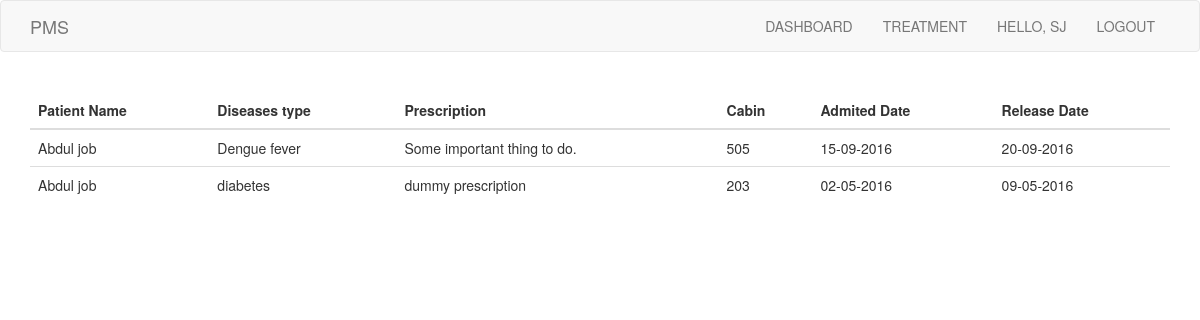
/doctor-dashboard.php, run on the app's committed database.
### tables this page shows
CREATE TABLE `doctor` (
  `Doctor_Name` varchar(100) DEFAULT NULL,
  `d_mail` varchar(100) NOT NULL,
  `d_passw` varchar(100) NOT NULL,
  `D_id` char(9) NOT NULL,
  `Phone_No` char(11) DEFAULT NULL,
  `Department` varchar(11) DEFAULT NULL,
  `Gender` varchar(6) DEFAULT NULL
);

CREATE TABLE `treatment_info` (
  `p_id` char(10) NOT NULL,
  `d_id` char(9) NOT NULL,
  `Diseases_type` varchar(100) NOT NULL,
  `Admited_Date` varchar(50) NOT NULL,
  `cabin_no` varchar(5) NOT NULL,
  `prescription` varchar(500) NOT NULL,
  `release_date` varchar(50) NOT NULL
);

CREATE TABLE `patient` (
  `Name` varchar(100) DEFAULT NULL,
  `p_mail` varchar(100) NOT NULL,
  `p_passw` varchar(100) NOT NULL,
  `P_id` char(10) NOT NULL,
  `Contract_No` char(15) DEFAULT NULL,
  `Gender` varchar(7) DEFAULT NULL,
  `age` varchar(50) DEFAULT NULL,
  `Did` char(9) DEFAULT NULL
);

### doctor-dashboard.php (the view, shortened to what this page needs)
<?php
$mail=$_SESSION["login_data"];
$servername = "localhost";
$username = "root";
$password = "";
$dbname = "hospital_management";
$conn = new mysqli($servername, $username, $password, $dbname);
$sql = "SELECT * FROM doctor WHERE d_mail='$mail'";
$result = $conn->query($sql);
?>
<!DOCTYPE html>
<html lang="en">
<head>
    <link href="css/bootstrap.min.css" rel="stylesheet">
    <link href="css/style.css" rel="stylesheet">
</head>
<body>
<nav class="navbar navbar-default">
    <div class="container">
        <div class="navbar-header">
            <a class="navbar-brand" href="#">
                PMS
            </a>
        </div>
        <div class="collapse navbar-collapse" id="bs-example-navbar-collapse-1">
            <ul class="nav navbar-nav navbar-right text-uppercase">
                <li><a href="doctor-dashboard.php">Dashboard</a></li>
                <li><a href="treatment.php">Treatment</a></li>
                <?php if ($result->num_rows > 0) {
                    $row = $result->fetch_assoc();
                    ?>
                    <li>
                        <a href="#">Hello, <span><?php echo $row["Doctor_Name"] ?></span></a>
                    </li>
                <?php } ?>
                <li><a href="index.php">Logout</a></li>
            </ul>
        </div>
    </div>
</nav>
<?php
$sql = "select * FROM treatment_info t JOIN patient p on (t.P_id = p.p_id)";
$result = $conn->query($sql);
if ($result->num_rows > 0) {
?>
<br>
<div class="container">
    <table class="table">
        <thead>
        <th>Patient Name</th>
        <th>Diseases type</th>
        <th>Prescription</th>
        <th>Cabin</th>
        <th>Admited Date</th>
        <th>Release Date</th>
        </thead>
        <?php while ($row = $result->fetch_assoc()) { ?>
            <tr>
                <td><?php echo $row["Name"] ?></td>
                <td><?php echo $row["Diseases_type"] ?></td>
                <td><?php echo $row["prescription"] ?></td>
                <td><?php echo $row["cabin_no"] ?></td>
                <td><?php echo $row["Admited_Date"] ?></td>
                <td><?php echo $row["release_date"] ?></td>
            </tr>
            <?php
        }
        } else {
            echo "0 results";
        }
        ?>
    </table>
</div>
</body>
</html>

### data on the page
doctor: Doctor_Name "SJ"
treatment_info: p.Name "Abdul job", Diseases_type "Dengue fever", prescription "Some important thing to do.", cabin_no "505", Admited_Date "15-09-2016", release_date "20-09-2016"
treatment_info: p.Name "Abdul job", Diseases_type "diabetes", prescription "dummy prescription", cabin_no "203", Admited_Date "02-05-2016", release_date "09-05-2016"
